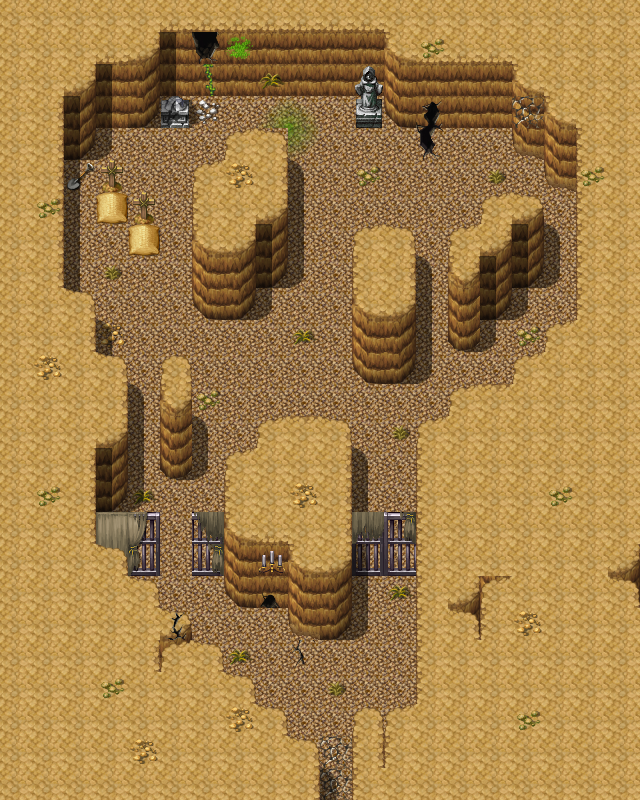

A 2D game scene composited from a Tiled map and its tileset images. What follows is a short description and the map's XML, with each tile layer's data collapsed to a summary:
An orthogonal 20x25 tile map with 32x32 px tiles, 3 tile layers (Ground, Objects, Above), 1 hidden layer not drawn, 40 tilesets and 8 objects (5x spawn, 2x sign, mapchange).

<map version="1.0" orientation="orthogonal" width="20" height="25" tilewidth="32" tileheight="32">
 <tileset firstgid="1" name="map_bed_1" tilewidth="32" tileheight="32">
  <image source="../drawable/map_bed_1.png" width="512" height="256" />
 </tileset>
 <tileset firstgid="129" name="map_border_1" tilewidth="32" tileheight="32">
  <image source="../drawable/map_border_1.png" width="512" height="256" />
 </tileset>
 <tileset firstgid="257" name="map_bridge_1" tilewidth="32" tileheight="32">
  <image source="../drawable/map_bridge_1.png" width="512" height="256" />
 </tileset>
 <tileset firstgid="385" name="map_broken_1" tilewidth="32" tileheight="32">
  <image source="../drawable/map_broken_1.png" width="512" height="256" />
 </tileset>
 <tileset firstgid="513" name="map_cavewall_1" tilewidth="32" tileheight="32">
  <image source="../drawable/map_cavewall_1.png" width="576" height="192" />
 </tileset>
 <tileset firstgid="621" name="map_cavewall_2" tilewidth="32" tileheight="32">
  <image source="../drawable/map_cavewall_2.png" width="576" height="192" />
 </tileset>
 <tileset firstgid="729" name="map_cavewall_3" tilewidth="32" tileheight="32">
  <image source="../drawable/map_cavewall_3.png" width="576" height="192" />
 </tileset>
 <tileset firstgid="837" name="map_chair_table_1" tilewidth="32" tileheight="32">
  <image source="../drawable/map_chair_table_1.png" width="512" height="256" />
 </tileset>
 <tileset firstgid="965" name="map_crate_1" tilewidth="32" tileheight="32">
  <image source="../drawable/map_crate_1.png" width="512" height="256" />
 </tileset>
 <tileset firstgid="1093" name="map_cupboard_1" tilewidth="32" tileheight="32">
  <image source="../drawable/map_cupboard_1.png" width="512" height="256" />
 </tileset>
 <tileset firstgid="1221" name="map_curtain_1" tilewidth="32" tileheight="32">
  <image source="../drawable/map_curtain_1.png" width="512" height="256" />
 </tileset>
 <tileset firstgid="1349" name="map_entrance_1" tilewidth="32" tileheight="32">
  <image source="../drawable/map_entrance_1.png" width="512" height="256" />
 </tileset>
 <tileset firstgid="1477" name="map_fence_1" tilewidth="32" tileheight="32">
  <image source="../drawable/map_fence_1.png" width="512" height="256" />
 </tileset>
 <tileset firstgid="1605" name="map_fence_2" tilewidth="32" tileheight="32">
  <image source="../drawable/map_fence_2.png" width="512" height="256" />
 </tileset>
 <tileset firstgid="1733" name="map_ground_1" tilewidth="32" tileheight="32">
  <image source="../drawable/map_ground_1.png" width="512" height="256" />
 </tileset>
 <tileset firstgid="1861" name="map_ground_2" tilewidth="32" tileheight="32">
  <image source="../drawable/map_ground_2.png" width="512" height="256" />
 </tileset>
 <tileset firstgid="1989" name="map_ground_3" tilewidth="32" tileheight="32">
  <image source="../drawable/map_ground_3.png" width="512" height="256" />
 </tileset>
 <tileset firstgid="2117" name="map_ground_4" tilewidth="32" tileheight="32">
  <image source="../drawable/map_ground_4.png" width="512" height="256" />
 </tileset>
 <tileset firstgid="2245" name="map_ground_5" tilewidth="32" tileheight="32">
  <image source="../drawable/map_ground_5.png" width="512" height="256" />
 </tileset>
 <tileset firstgid="2373" name="map_ground_6" tilewidth="32" tileheight="32">
  <image source="../drawable/map_ground_6.png" width="512" height="256" />
 </tileset>
 <tileset firstgid="2501" name="map_ground_7" tilewidth="32" tileheight="32">
  <image source="../drawable/map_ground_7.png" width="512" height="256" />
 </tileset>
 <tileset firstgid="2629" name="map_ground_8" tilewidth="32" tileheight="32">
  <image source="../drawable/map_ground_8.png" width="512" height="256" />
 </tileset>
 <tileset firstgid="2757" name="map_indoor_1" tilewidth="32" tileheight="32">
  <image source="../drawable/map_indoor_1.png" width="512" height="256" />
 </tileset>
 <tileset firstgid="2885" name="map_kitchen_1" tilewidth="32" tileheight="32">
  <image source="../drawable/map_kitchen_1.png" width="512" height="256" />
 </tileset>
 <tileset firstgid="3013" name="map_outdoor_1" tilewidth="32" tileheight="32">
  <image source="../drawable/map_outdoor_1.png" width="512" height="256" />
 </tileset>
 <tileset firstgid="3141" name="map_pillar_1" tilewidth="32" tileheight="32">
  <image source="../drawable/map_pillar_1.png" width="512" height="256" />
 </tileset>
 <tileset firstgid="3269" name="map_plant_1" tilewidth="32" tileheight="32">
  <image source="../drawable/map_plant_1.png" width="512" height="256" />
 </tileset>
 <tileset firstgid="3397" name="map_rock_1" tilewidth="32" tileheight="32">
  <image source="../drawable/map_rock_1.png" width="512" height="256" />
 </tileset>
 <tileset firstgid="3525" name="map_roof_1" tilewidth="32" tileheight="32">
  <image source="../drawable/map_roof_1.png" width="512" height="256" />
 </tileset>
 <tileset firstgid="3653" name="map_roof_2" tilewidth="32" tileheight="32">
  <image source="../drawable/map_roof_2.png" width="512" height="256" />
 </tileset>
 <tileset firstgid="3781" name="map_shop_1" tilewidth="32" tileheight="32">
  <image source="../drawable/map_shop_1.png" width="512" height="256" />
 </tileset>
 <tileset firstgid="3909" name="map_sign_ladder_1" tilewidth="32" tileheight="32">
  <image source="../drawable/map_sign_ladder_1.png" width="512" height="256" />
 </tileset>
 <tileset firstgid="4037" name="map_table_1" tilewidth="32" tileheight="32">
  <image source="../drawable/map_table_1.png" width="512" height="256" />
 </tileset>
 <tileset firstgid="4165" name="map_trail_1" tilewidth="32" tileheight="32">
  <image source="../drawable/map_trail_1.png" width="512" height="256" />
 </tileset>
 <tileset firstgid="4293" name="map_tree_1" tilewidth="32" tileheight="32">
  <image source="../drawable/map_tree_1.png" width="512" height="256" />
 </tileset>
 <tileset firstgid="4421" name="map_wall_1" tilewidth="32" tileheight="32">
  <image source="../drawable/map_wall_1.png" width="512" height="256" />
 </tileset>
 <tileset firstgid="4549" name="map_wall_2" tilewidth="32" tileheight="32">
  <image source="../drawable/map_wall_2.png" width="480" height="256" />
 </tileset>
 <tileset firstgid="4669" name="map_wall_3" tilewidth="32" tileheight="32">
  <image source="../drawable/map_wall_3.png" width="480" height="256" />
 </tileset>
 <tileset firstgid="4789" name="map_window_1" tilewidth="32" tileheight="32">
  <image source="../drawable/map_window_1.png" width="512" height="256" />
 </tileset>
 <tileset firstgid="4917" name="map_window_2" tilewidth="32" tileheight="32">
  <image source="../drawable/map_window_2.png" width="512" height="256" />
 </tileset>
 <layer name="Ground" width="20" height="25">
  <data>[500 cells, 500 non-empty, 17 distinct tile ids]</data>
 </layer>
 <layer name="Objects" width="20" height="25">
  <data>[500 cells, 112 non-empty, 43 distinct tile ids]</data>
 </layer>
 <layer name="Above" width="20" height="25">
  <data>[500 cells, 60 non-empty, 14 distinct tile ids]</data>
 </layer>
 <layer name="Walkable" width="20" height="25" visible="0">
  <data>[500 cells, 371 non-empty, 1 distinct tile ids]</data>
 </layer>
 <objectgroup name="Mapevents">
  <object name="south" type="mapchange" x="320" y="768" width="32" height="32">
   <properties>
    <property name="map" value="pwcave2" />
    <property name="place" value="north" />
   </properties>
  </object>
  <object name="sign_pwcave2a_grave" type="sign" x="96" y="224" width="32" height="32" />
  <object name="sign_pwcave2a_grave" type="sign" x="64" y="192" width="32" height="32" />
 </objectgroup>
 <objectgroup name="Spawn">
  <object name="iqhan_4" type="spawn" x="160" y="544" width="32" height="32">
   <properties>
    <property name="quantity" value="1" />
   </properties>
  </object>
  </objectgroup>
 <objectgroup name="Keys" />
</map>
<!-- 4 of 8 objects omitted -->
